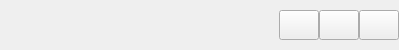
<?xml version="1.0" encoding="UTF-8"?>
<ui version="4.0">
 <class>ControlWidget</class>
 <widget class="QWidget" name="ControlWidget">
  <property name="geometry">
   <rect>
    <x>0</x>
    <y>0</y>
    <width>399</width>
    <height>50</height>
   </rect>
  </property>
  <property name="mouseTracking">
   <bool>true</bool>
  </property>
  <property name="windowTitle">
   <string>Form</string>
  </property>
  <property name="styleSheet">
   <string notr="true"/>
  </property>
  <layout class="QHBoxLayout" name="horizontalLayout">
   <property name="spacing">
    <number>0</number>
   </property>
   <property name="leftMargin">
    <number>0</number>
   </property>
   <property name="topMargin">
    <number>0</number>
   </property>
   <property name="rightMargin">
    <number>0</number>
   </property>
   <property name="bottomMargin">
    <number>0</number>
   </property>
   <item>
    <widget class="QWidget" name="backgroundWidget" native="true">
     <property name="mouseTracking">
      <bool>true</bool>
     </property>
     <layout class="QHBoxLayout" name="horizontalLayout_3">
      <property name="spacing">
       <number>0</number>
      </property>
      <property name="leftMargin">
       <number>0</number>
      </property>
      <property name="topMargin">
       <number>0</number>
      </property>
      <property name="rightMargin">
       <number>0</number>
      </property>
      <property name="bottomMargin">
       <number>0</number>
      </property>
      <item>
       <spacer name="horizontalSpacer">
        <property name="orientation">
         <enum>Qt::Orientation::Horizontal</enum>
        </property>
        <property name="sizeHint" stdset="0">
         <size>
          <width>40</width>
          <height>20</height>
         </size>
        </property>
       </spacer>
      </item>
      <item>
       <widget class="QPushButton" name="minimizeButton">
        <property name="minimumSize">
         <size>
          <width>30</width>
          <height>30</height>
         </size>
        </property>
        <property name="mouseTracking">
         <bool>false</bool>
        </property>
        <property name="text">
         <string/>
        </property>
        <property name="icon">
         <iconset resource="../qrc.qrc">
          <normaloff>:/res/img/Minus.png</normaloff>:/res/img/Minus.png</iconset>
        </property>
       </widget>
      </item>
      <item>
       <widget class="QPushButton" name="maximizeButton">
        <property name="minimumSize">
         <size>
          <width>30</width>
          <height>30</height>
         </size>
        </property>
        <property name="mouseTracking">
         <bool>false</bool>
        </property>
        <property name="text">
         <string/>
        </property>
        <property name="icon">
         <iconset resource="../qrc.qrc">
          <normaloff>:/res/img/Square.png</normaloff>:/res/img/Square.png</iconset>
        </property>
       </widget>
      </item>
      <item>
       <widget class="QPushButton" name="closeButton">
        <property name="minimumSize">
         <size>
          <width>30</width>
          <height>30</height>
         </size>
        </property>
        <property name="mouseTracking">
         <bool>false</bool>
        </property>
        <property name="text">
         <string/>
        </property>
        <property name="icon">
         <iconset resource="../qrc.qrc">
          <normaloff>:/res/img/X.png</normaloff>:/res/img/X.png</iconset>
        </property>
       </widget>
      </item>
     </layout>
    </widget>
   </item>
  </layout>
 </widget>
 <resources>
  <include location="../qrc.qrc"/>
 </resources>
 <connections/>
</ui>
